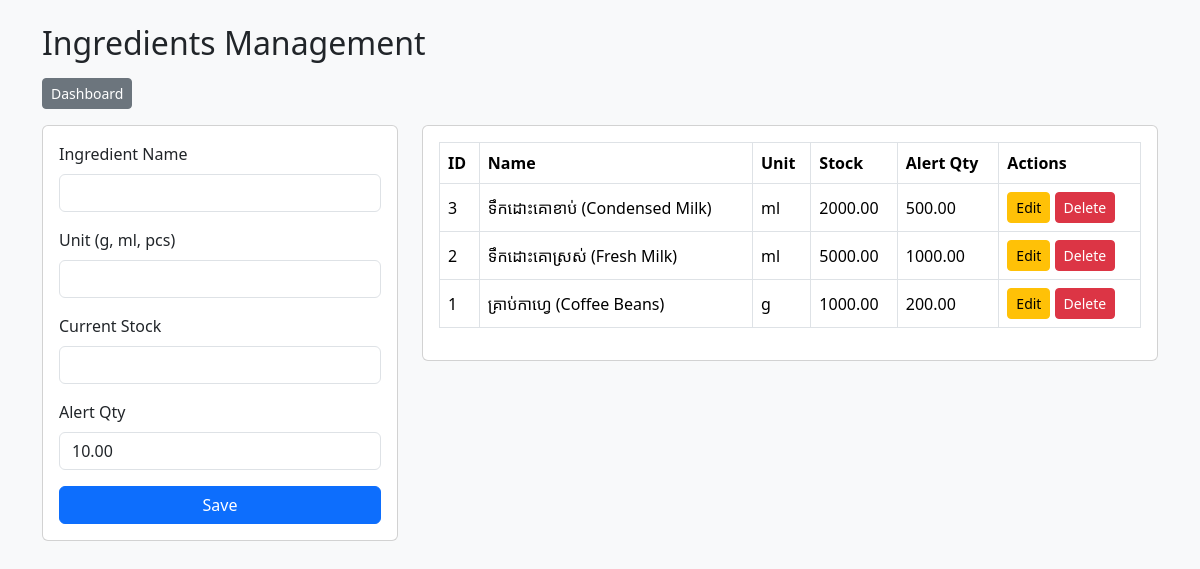
Screenshot of /main/ingredients.php (signed in) with the database file from the repository.
### tables this page shows
CREATE TABLE IF NOT EXISTS `ingredients` (
  `id` INT AUTO_INCREMENT PRIMARY KEY,
  `ingredient_name` VARCHAR(150) NOT NULL,
  `unit` VARCHAR(50) NOT NULL,
  `stock_qty` DECIMAL(10, 2) NOT NULL DEFAULT 0.00,
  `alert_qty` DECIMAL(10, 2) NOT NULL DEFAULT 10.00,
  `created_at` TIMESTAMP DEFAULT CURRENT_TIMESTAMP
);

### main/ingredients.php (the view, shortened to what this page needs)
<?php
require_once '../connect.php';
$ingredients = $db->query("SELECT * FROM ingredients ORDER BY id DESC")->fetchAll(PDO::FETCH_ASSOC);
$editData = null;
?>
<!DOCTYPE html>
<html lang="en">
<head>
    <link href="https://cdn.jsdelivr.net/npm/bootstrap@5.3.3/dist/css/bootstrap.min.css" rel="stylesheet">
</head>
<body class="bg-light">
<div class="container my-4">
    <h2 class="mb-3">Ingredients Management</h2>
    <a href="dashboard.php" class="btn btn-secondary btn-sm mb-3">Dashboard</a>
    <div class="row">
        <div class="col-md-4">
            <div class="card p-3">
                <form method="POST">
                    <div class="mb-3">
                        <label class="form-label">Ingredient Name</label>
                        <input type="text" name="ingredient_name" class="form-control" value="<?= htmlspecialchars($editData['ingredient_name'] ?? '') ?>" required>
                    </div>
                    <div class="mb-3">
                        <label class="form-label">Unit (g, ml, pcs)</label>
                        <input type="text" name="unit" class="form-control" value="<?= htmlspecialchars($editData['unit'] ?? '') ?>" required>
                    </div>
                    <div class="mb-3">
                        <label class="form-label">Current Stock</label>
                        <input type="number" step="0.01" name="stock_qty" class="form-control" value="<?= $editData['stock_qty'] ?? '' ?>" required>
                    </div>
                    <div class="mb-3">
                        <label class="form-label">Alert Qty</label>
                        <input type="number" step="0.01" name="alert_qty" class="form-control" value="<?= $editData['alert_qty'] ?? '10.00' ?>" required>
                    </div>
                    <button type="submit" class="btn btn-primary w-100">Save</button>
                </form>
            </div>
        </div>
        <div class="col-md-8">
            <div class="card p-3">
                <table class="table table-bordered align-middle">
                    <thead>
                        <tr>
                            <th>ID</th>
                            <th>Name</th>
                            <th>Unit</th>
                            <th>Stock</th>
                            <th>Alert Qty</th>
                            <th>Actions</th>
                        </tr>
                    </thead>
                    <tbody>
                        <?php foreach ($ingredients as $row): ?>
                        <tr>
                            <td><?= $row['id'] ?></td>
                            <td><?= htmlspecialchars($row['ingredient_name']) ?></td>
                            <td><?= htmlspecialchars($row['unit']) ?></td>
                            <td><?= $row['stock_qty'] ?></td>
                            <td><?= $row['alert_qty'] ?></td>
                            <td>
                                <a href="ingredients.php?edit=<?= $row['id'] ?>" class="btn btn-warning btn-sm">Edit</a>
                                <a href="ingredients.php?delete=<?= $row['id'] ?>" class="btn btn-danger btn-sm" onclick="return confirm('Are you sure you want to delete?')">Delete</a>
                            </td>
                        </tr>
                        <?php endforeach; ?>
                    </tbody>
                </table>
            </div>
        </div>
    </div>
</div>
</body>
</html>

### rows the page displays
ingredients: id "3", ingredient_name "ទឹកដោះគោខាប់ (Condensed Milk)", unit "ml", stock_qty "2000.00", alert_qty "500.00"
ingredients: id "2", ingredient_name "ទឹកដោះគោស្រស់ (Fresh Milk)", unit "ml", stock_qty "5000.00", alert_qty "1000.00"
ingredients: id "1", ingredient_name "គ្រាប់កាហ្វេ (Coffee Beans)", unit "g", stock_qty "1000.00", alert_qty "200.00"
